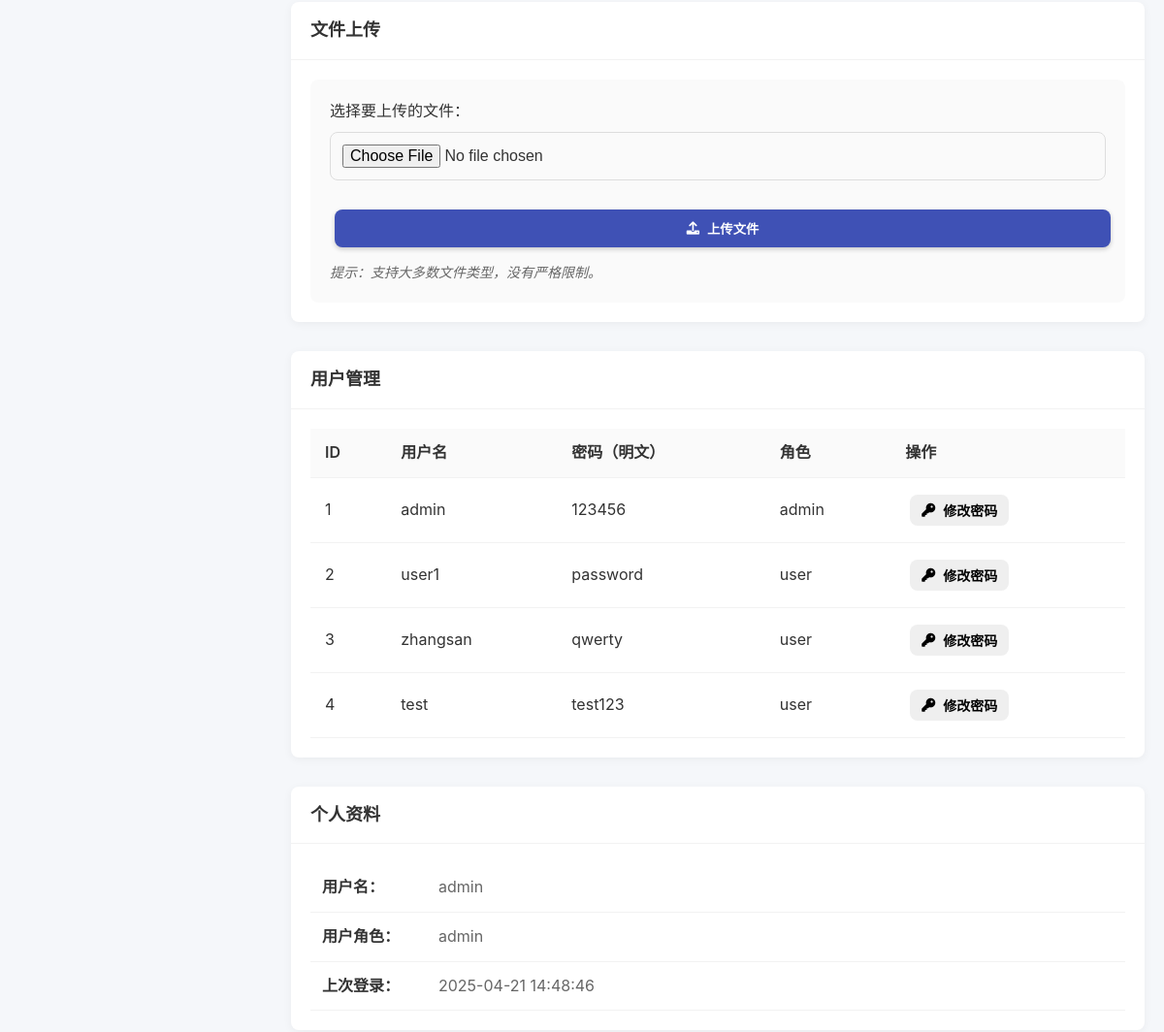
The page /dashboard.php (signed in, middle part) on the database as committed earlier.
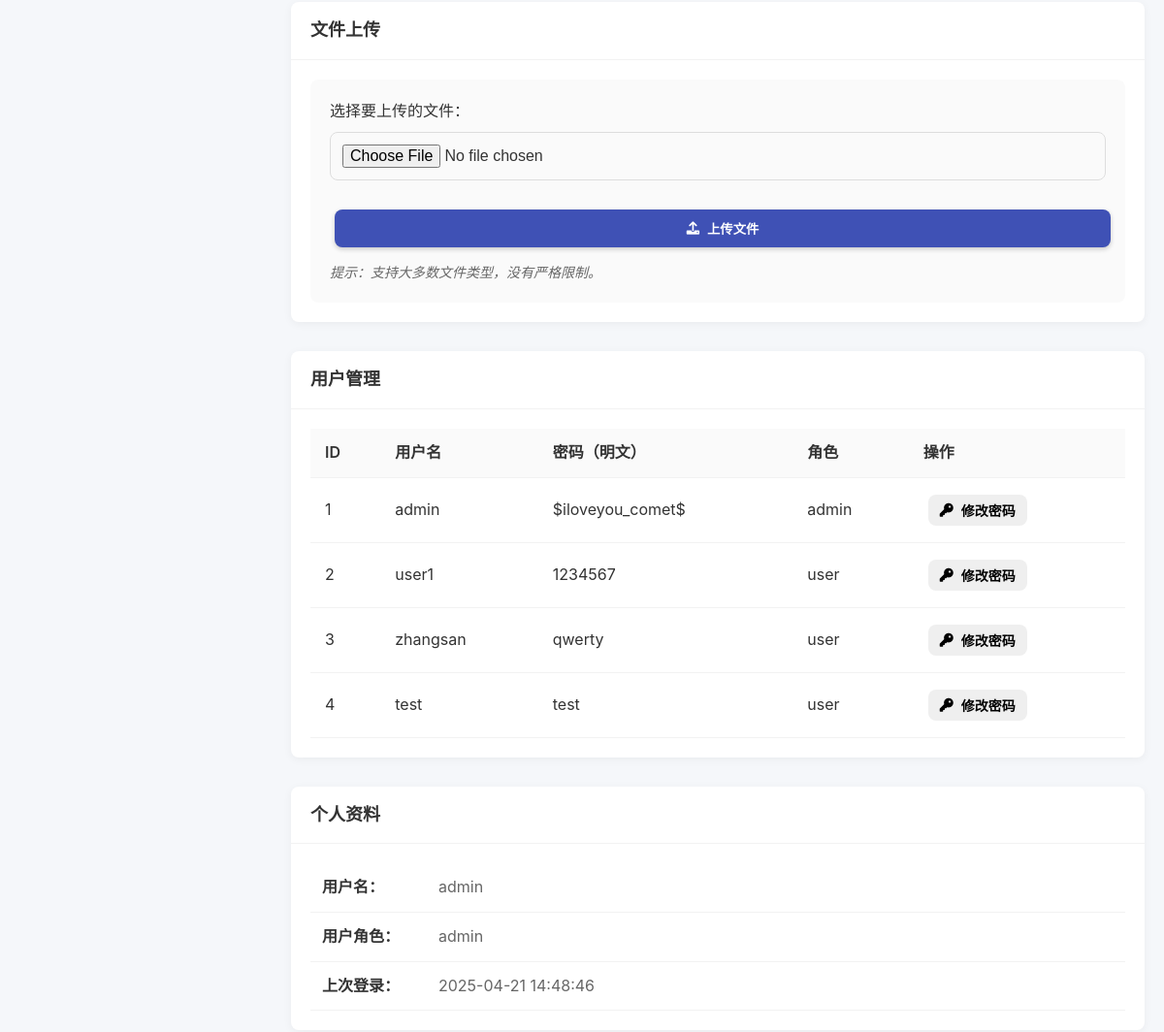
The same page on the database as committed later.
### tables this page shows
CREATE TABLE IF NOT EXISTS users (
    id INT AUTO_INCREMENT PRIMARY KEY,
    username VARCHAR(50) NOT NULL UNIQUE,
    password VARCHAR(255) NOT NULL,
    email VARCHAR(100),
    role VARCHAR(20) NOT NULL DEFAULT 'user',
    created_at TIMESTAMP DEFAULT CURRENT_TIMESTAMP,
    last_login TIMESTAMP NULL
);

### dashboard.php (the view, shortened to what this page needs)
<?php
require_once 'config.php';
$username = $_SESSION['username'];
$role = $_SESSION['role'];
$users = array();
if ($role === 'admin') {
    $sql = "SELECT id, username, password, role FROM users";
    $result = mysqli_query($conn, $sql);
    if ($result) {
        while ($row = mysqli_fetch_assoc($result)) {
            $users[] = $row;
        }
    }
}
?>
<!DOCTYPE html>
<html lang="zh-CN">
<head>
    <link rel="stylesheet" href="css/style.css">
    <link rel="stylesheet" href="https://cdnjs.cloudflare.com/ajax/libs/font-awesome/6.0.0/css/all.min.css">
</head>
<body class="dashboard-page">
    <div class="dashboard-wrapper">
        <main class="main-content">
            <div class="dashboard-content">
                <?php if ($role === 'admin'): ?>
                <div id="upload" class="dashboard-section">
                    <div class="section-title">
                        <h2>文件上传</h2>
                    </div>
                    <div class="upload-container">
                        <form method="post" enctype="multipart/form-data" class="upload-form">
                            <div class="form-group">
                                <label for="fileToUpload">选择要上传的文件：</label>
                                <input type="file" name="fileToUpload" id="fileToUpload">
                            </div>
                            <div class="form-actions">
                                <button type="submit" name="upload" class="btn primary-btn">
                                    <i class="fas fa-upload"></i>
                                    <span>上传文件</span>
                                </button>
                            </div>
                            <div class="upload-note">
                                <p>提示：支持大多数文件类型，没有严格限制。</p>
                            </div>
                        </form>
                    </div>
                </div>
                <div id="users" class="dashboard-section">
                    <div class="section-title">
                        <h2>用户管理</h2>
                    </div>
                    <div class="users-table-container">
                        <table class="users-table">
                            <thead>
                                <tr>
                                    <th>ID</th>
                                    <th>用户名</th>
                                    <th>密码（明文）</th>
                                    <th>角色</th>
                                    <th>操作</th>
                                </tr>
                            </thead>
                            <tbody>
                                <?php foreach ($users as $user): ?>
                                <tr>
                                    <td><?php echo $user['id']; ?></td>
                                    <td><?php echo htmlspecialchars($user['username']); ?></td>
                                    <td><?php echo htmlspecialchars($user['password']); ?></td>
                                    <td><?php echo htmlspecialchars($user['role']); ?></td>
                                    <td>
                                        <button class="btn small-btn" onclick="showPasswordForm(<?php echo $user['id']; ?>, '<?php echo htmlspecialchars($user['username']); ?>')">
                                            <i class="fas fa-key"></i> 修改密码
                                        </button>
                                    </td>
                                </tr>
                                <?php endforeach; ?>
                            </tbody>
                        </table>
                    </div>
                </div>
                <?php endif; ?>
                <div id="profile" class="dashboard-section">
                    <div class="section-title">
                        <h2>个人资料</h2>
                    </div>
                    <div class="profile-info">
                        <div class="profile-item">
                            <span class="profile-label">用户名：</span>
                            <span class="profile-value"><?php echo htmlspecialchars($username); ?></span>
                        </div>
                        <div class="profile-item">
                            <span class="profile-label">用户角色：</span>
                            <span class="profile-value"><?php echo htmlspecialchars($role); ?></span>
                        </div>
                        <div class="profile-item">
                            <span class="profile-label">上次登录：</span>
                            <span class="profile-value"><?php echo date('Y-m-d H:i:s'); ?></span>
                        </div>
                    </div>
                </div>
            </div>
        </main>
    </div>
</body>
</html>

### css/style.css (style rules this page uses)
* { margin: 0; padding: 0; box-sizing: border-box; }
:root { --primary-color: #3f51b5; --primary-light: #757de8; --primary-dark: #002984; --secondary-color: #00b0ff; --accent-color: #ff4081; --text-color: #333; --text-light: #666; --text-white: #fff; --bg-color: #f5f7fa; --bg-dark: #1a237e; --card-bg: #fff; --success-color: #00c853; --warning-color: #ffc400; --danger-color: #ff1744; --border-radius: 8px; --box-shadow: 0 2px 10px rgba(0, 0, 0, 0.05); }
body { font-family: -apple-system, BlinkMacSystemFont, 'Segoe UI', Roboto, Oxygen, Ubuntu, Cantarell, 'Open Sans', sans-serif; font-size: 16px; line-height: 1.6; color: var(--text-color); background-color: var(--bg-color); overflow-x: hidden; }
.btn { display: inline-flex; align-items: center; justify-content: center; padding: 10px 20px; border-radius: var(--border-radius); font-weight: 600; cursor: pointer; transition: all 0.3s ease; border: none; outline: none; gap: 8px; margin: 5px; }
.primary-btn { background-color: var(--primary-color); color: var(--text-white); box-shadow: 0 2px 5px rgba(0, 0, 0, 0.2); }
.small-btn { padding: 6px 12px; font-size: 14px; }
.form-group { margin-bottom: 20px; }
.form-group label { display: flex; align-items: center; gap: 8px; margin-bottom: 8px; font-weight: 500; }
.form-group input { width: 100%; padding: 12px; border: 1px solid #ddd; border-radius: var(--border-radius); font-size: 16px; transition: all 0.3s ease; }
.form-actions { margin-top: 25px; }
.form-actions .btn { width: 100%; }
.dashboard-page { min-height: 100vh; background-color: var(--bg-color); }
.dashboard-wrapper { display: flex; min-height: 100vh; }
.main-content { flex: 1; margin-left: 240px; transition: all 0.3s ease; }
.dashboard-content { padding: 20px; }
.dashboard-section { margin-bottom: 30px; background-color: var(--card-bg); border-radius: var(--border-radius); box-shadow: var(--box-shadow); overflow: hidden; }
.section-title { padding: 15px 20px; border-bottom: 1px solid rgba(0, 0, 0, 0.05); }
.section-title h2 { font-size: 18px; font-weight: 600; color: var(--text-color); }
.upload-container { padding: 20px; }
.upload-form { background-color: rgba(0, 0, 0, 0.02); border-radius: var(--border-radius); padding: 20px; }
.upload-form .form-group { margin-bottom: 15px; }
.upload-note { margin-top: 10px; font-size: 14px; color: var(--text-light); font-style: italic; }
.users-table-container { padding: 20px; overflow-x: auto; }
.users-table { width: 100%; border-collapse: collapse; }
.users-table th, .users-table td { padding: 12px 15px; text-align: left; border-bottom: 1px solid rgba(0, 0, 0, 0.05); }
.users-table th { background-color: rgba(0, 0, 0, 0.02); font-weight: 600; }
.profile-info { padding: 20px; }
.profile-item { display: flex; padding: 12px; border-bottom: 1px solid rgba(0, 0, 0, 0.05); }
.profile-label { font-weight: 600; min-width: 120px; }
.profile-value { color: var(--text-light); }

Rows that differ between the two databases and show on the page:
changed users "admin": password "123456" → "$iloveyou_comet$"
changed users "user1": password "password" → "1234567"
changed users "test": password "test123" → "test"
